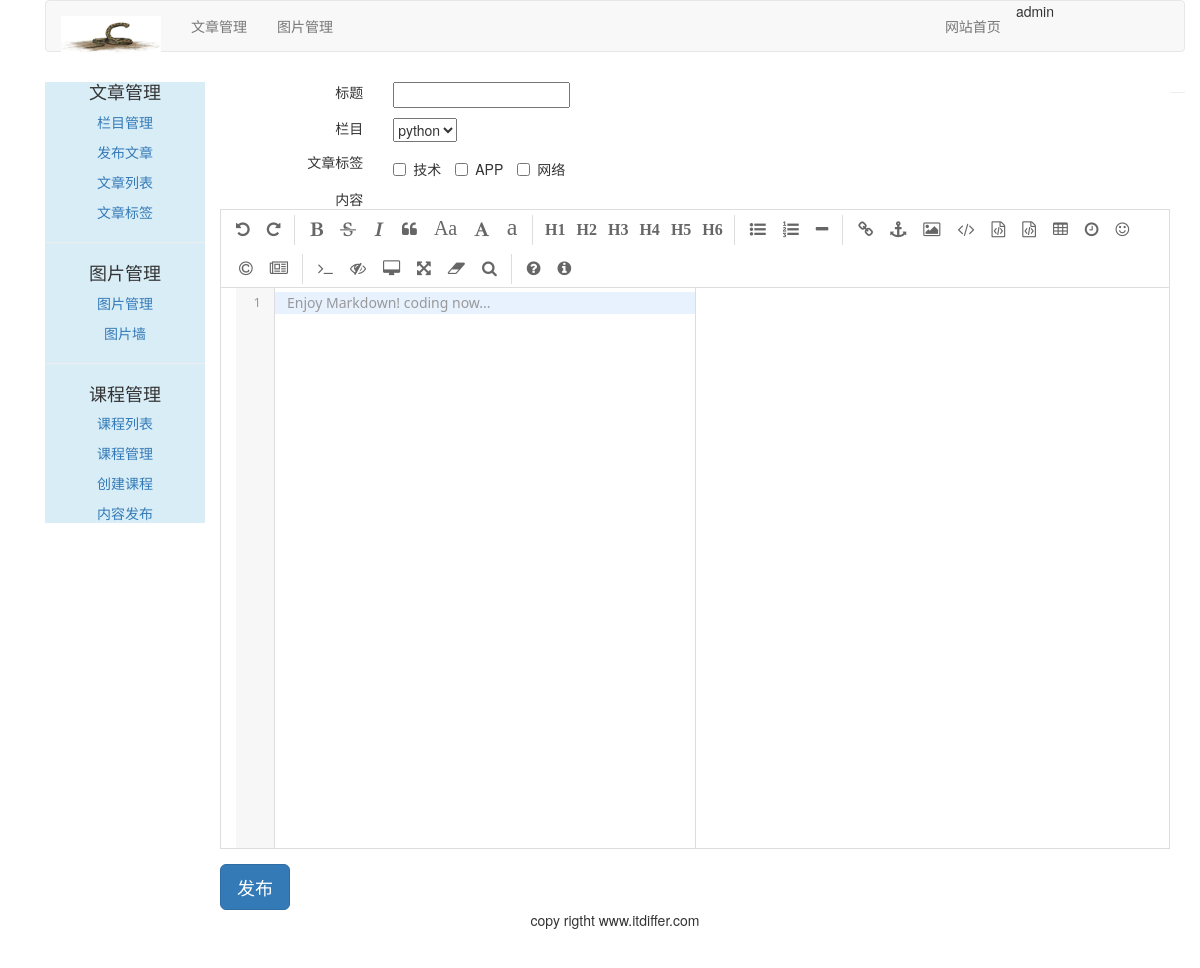
/article/article_post/ (signed in), run on the app's committed database.
### article/models.py (models this page shows, shortened)
class ArticleTag(models.Model):
    author = models.ForeignKey(User, related_name='tag',on_delete=models.CASCADE)
    tag = models.CharField(max_length=500)

### article/views.py (the view)
@login_required(login_url='/account/login/')
@csrf_exempt
def article_post(request):
    if request.method == "POST":
        article_post_form = ArticlePostForm(data=request.POST)  # 获取表单数据
        if article_post_form.is_valid():
            cd = article_post_form.cleaned_data
            try:
                new_article = article_post_form.save(commit=False)  # 将表单对象转换成实体对象，暂时不提交数据库
                new_article.author = request.user  # 将当前用户对象赋值给实体对象
                new_article.column = request.user.article_column.get(
                    id=request.POST['column_id'])  # 通过外键将column对象赋值给实体对象
                new_article.save()
                tags = request.POST['tags']
                print(tags)
                if tags:
                    for tag in json.loads(tags):
                        tag = request.user.tag.get(tag=tag)
                        new_article.article_tag.add(tag)
                return HttpResponse('1')
            except:
                return HttpResponse('2')
        else:
            return HttpResponse('3')
    else:
        article_post_form = ArticlePostForm()
        article_tags = request.user.tag.all()
        article_columns = request.user.article_column.all()
        return render(request, "article/column/article_post.html",
                      {"article_post_form": article_post_form, "article_columns": article_columns,
                       "article_tags": article_tags})

### article/form.py
class ArticlePostForm(forms.ModelForm):
    class Meta:
        model = ArticlePost
        fields = ('title', 'body',)

### templates/article/column/article_post.html (shortened to what this page needs)
{% extends 'article/base.html' %}
{% load staticfiles %}
{% block css %}
    <link rel="stylesheet" href="{% static 'editor/css/editormd.css' %}"/>
    <link rel="stylesheet" href="{% static 'editor/css/style.css' %}"/>
{% endblock %}
{% block content %}
    <form class="form-horizontal" action="." method="post">{% csrf_token %}
        <div class="row" style="margin-top: 10px">
            <div class="col-md-2 text-right"><span>标题</span></div>
            <div class="col-md-10 text-left">{{ article_post_form.title }}</div>
        </div>
        <div class="row" style="margin-top: 10px">
            <div class="col-md-2 text-right"><span>栏目</span></div>
            <div class="col-md-10 text-left">
                <select id="which_column">
                    {% for column in article_columns %}
                        <option value="{{ column.id }}">{{ column.column }}</option>
                    {% endfor %}
                </select>
            </div>
        </div>
        <div class="row" style="margin-top: 10px">
            <div class="col-md-2 text-right"><span>文章标签</span></div>
            <div class="col-md-10 text-left">
                {% for tag in article_tags %}
                    <label class="checkbox-inline">
                        <input class="tagcheckbox" type="checkbox" id="{{ tag.id }}" name="article_tag"
                               value="{{ tag.tag }}">{{ tag.tag }}
                    </label>
                {% empty %}
                    <p>You have not type tags for articles ,Please <a href="{% url 'article:article_tag' %}">input your
                        tags</a></p>
                {% endfor %}
            </div>
        </div>
        <div class="row" style="margin-top: 10px">
            <div class="col-md-2 text-right"><span>内容</span></div>
            <div id="editormd" class="col-md-10 text-left">
            </div>
        </div>
        <div class="row">
            <input type="button" class="btn btn-primary btn-lg" value="发布" onclick="publish_article()">
        </div>
    </form>
{% endblock %}

### templates/article/header.html
{% load staticfiles %}
<div class="container">
    <nav class="navbar navbar-default" role="navigation">
        <div class="navbar-header">
            <a class="navbar-brand"><img src="{% static 'images/snake.jpg' %}" width="100px"></a>
        </div>
        <div>
            <ul class="nav navbar-nav" role="tablist">
                <li><a href="{% url 'article:article_column' %}">文章管理</a></li>
                <li><a href="{% url 'image:list_images' %}">图片管理</a></li>
            </ul>
            <ul class="nav navbar-nav navbar-right" style="margin-right: 100px">
                <li><a href="{% url 'blog:blog_title' %}">网站首页</a></li>
                <li><span>{{ user.username }}</span></li>
                <li><a href="{% url 'account:user_logout' %}"></a></li>
            </ul>
        </div>
    </nav>
</div>

### static/editor/css/editormd.css (style rules this page uses)
.editormd { width: 90%; height: 640px; margin: 0 auto; text-align: left; overflow: hidden; position: relative; margin-bottom: 15px; border: 1px solid #ddd; font-family: "Meiryo UI", "Microsoft YaHei", "Malgun Gothic", "Segoe UI", "Trebuchet MS", Helvetica, "Monaco", monospace, Tahoma, STXihei, "华文细黑", STHeiti, "Helvetica Neue", "Droid Sans", "wenquanyi micro hei", FreeSans, Arimo, Arial, SimSun, "宋体", Heiti, "黑体", sans-serif; }

### data on the page
ArticleTag: tag "技术"
ArticleTag: tag "APP"
ArticleTag: tag "网络"

### other printed values
{{ user.username }} "admin"
form field value "python"
